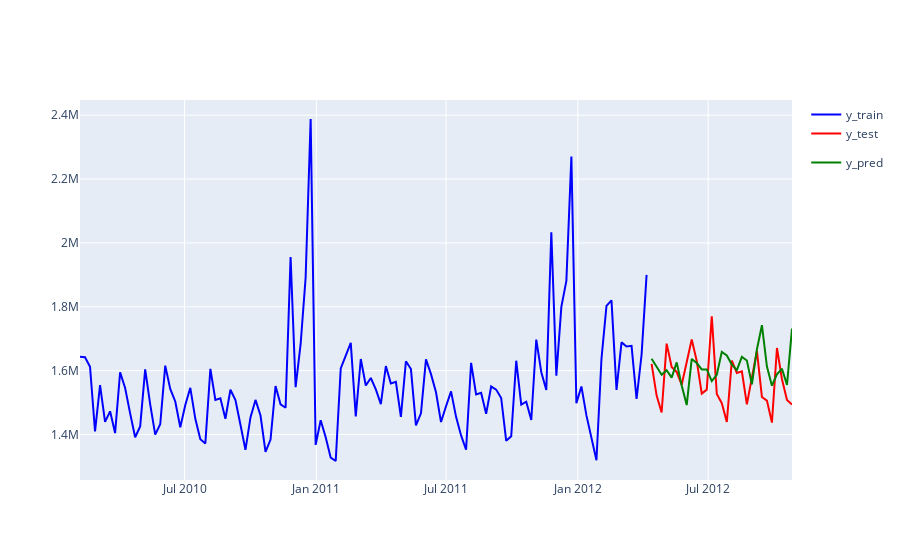

Here is the notebook cell this chart was saved with:
### Code cell
y_pred = res.forecast(len(y_test))
y_pred.index= y_test.index
y_pred= inverse_transform(y_pred)
plot_ys(y_train, y_test, y_pred, labels=["y_train", "y_test", "y_pred"])
mape_loss(y_test, y_pred)
